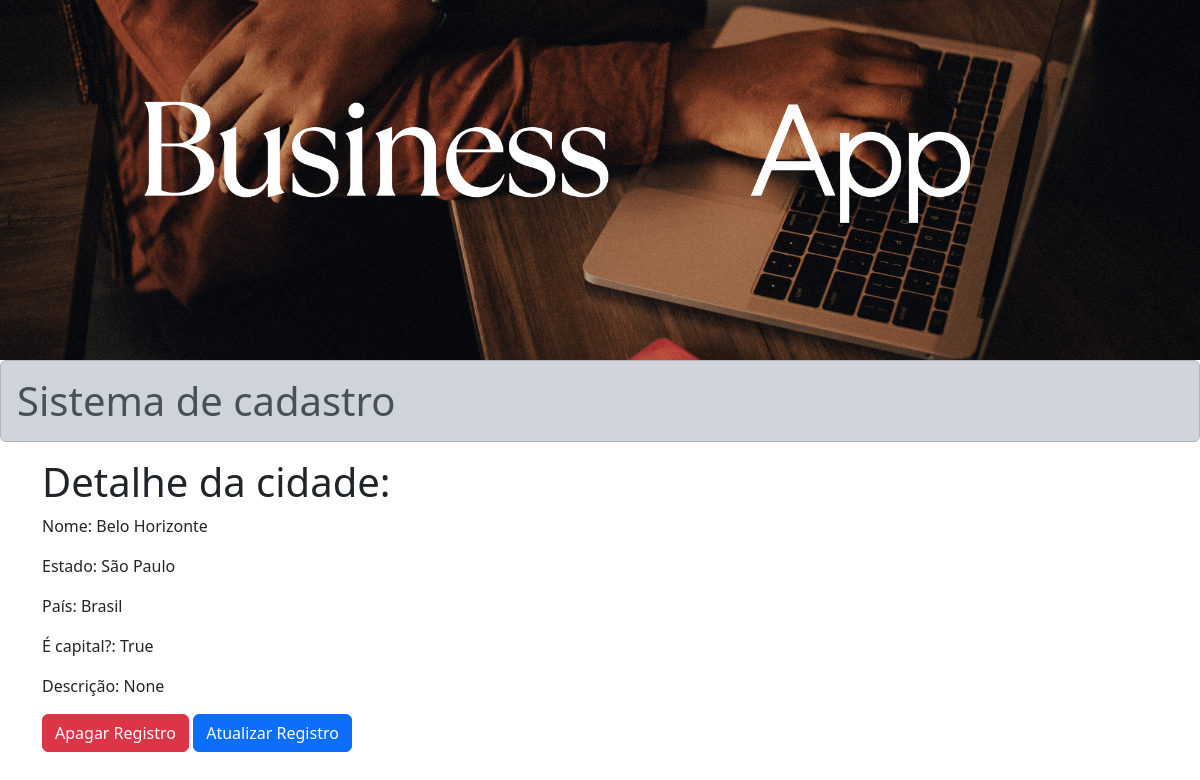
/detalhe/13/, run on the app's committed database.
### cadastros/models.py (models this page shows, shortened)
class Cidade(models.Model):
    estado = models.ForeignKey(Estado, on_delete=models.PROTECT, null=True, blank=False)
    nome = models.CharField(max_length=100, unique=True)
    capital = models.BooleanField(default=False)
    descricao = models.TextField(verbose_name='Descrição', blank=True, null=True)

class Estado(models.Model):
    pais = models.ForeignKey(Pais, on_delete=models.PROTECT, null=True, blank=False)
    nome = models.CharField(max_length=80, unique=True)
    def __str__(self):
        return self.nome

class Pais(models.Model):
    nome = models.CharField(max_length=80, unique=True)
    def __str__(self):
        return self.nome

### cadastros/views.py (the view)
# urls.py: path('detalhe/<int:pk>/', CidadeDetail.as_view(), name='cidade-detalhe'), # url de detalhar a cidade escolhida
class CidadeDetail(DetailView):
    context_object_name = 'cidade'
    queryset = Cidade.objects.all()
    template_name = 'cadastros/detalhe_cidades.html'

### cadastros/templates/cadastros/detalhe_cidades.html
{% extends 'base.html' %}
{% block conteudo %}
    <h1>Detalhe da cidade:</h1>
    <p>Nome: {{ cidade.nome }}</p>
    <p>Estado: {{ cidade.estado }}</p>
    <p>País: {{ cidade.estado.pais }}</p>
    <p>É capital?: {{ cidade.capital }}</p>
    <p>Descrição: {{ cidade.descricao }}</p>
    <div>
        <a class="btn btn-danger" href="{% url 'cidades-remove' cidade.id %}">Apagar Registro</a>
        <a class="btn btn-primary" href="{% url 'cidades-editar' cidade.id %}">Atualizar Registro</a>
    </div>
{% endblock %}

### data on the page
Cidade: nome "Belo Horizonte", estado "São Paulo", estado.pais "Brasil", capital "True", descricao "None"
